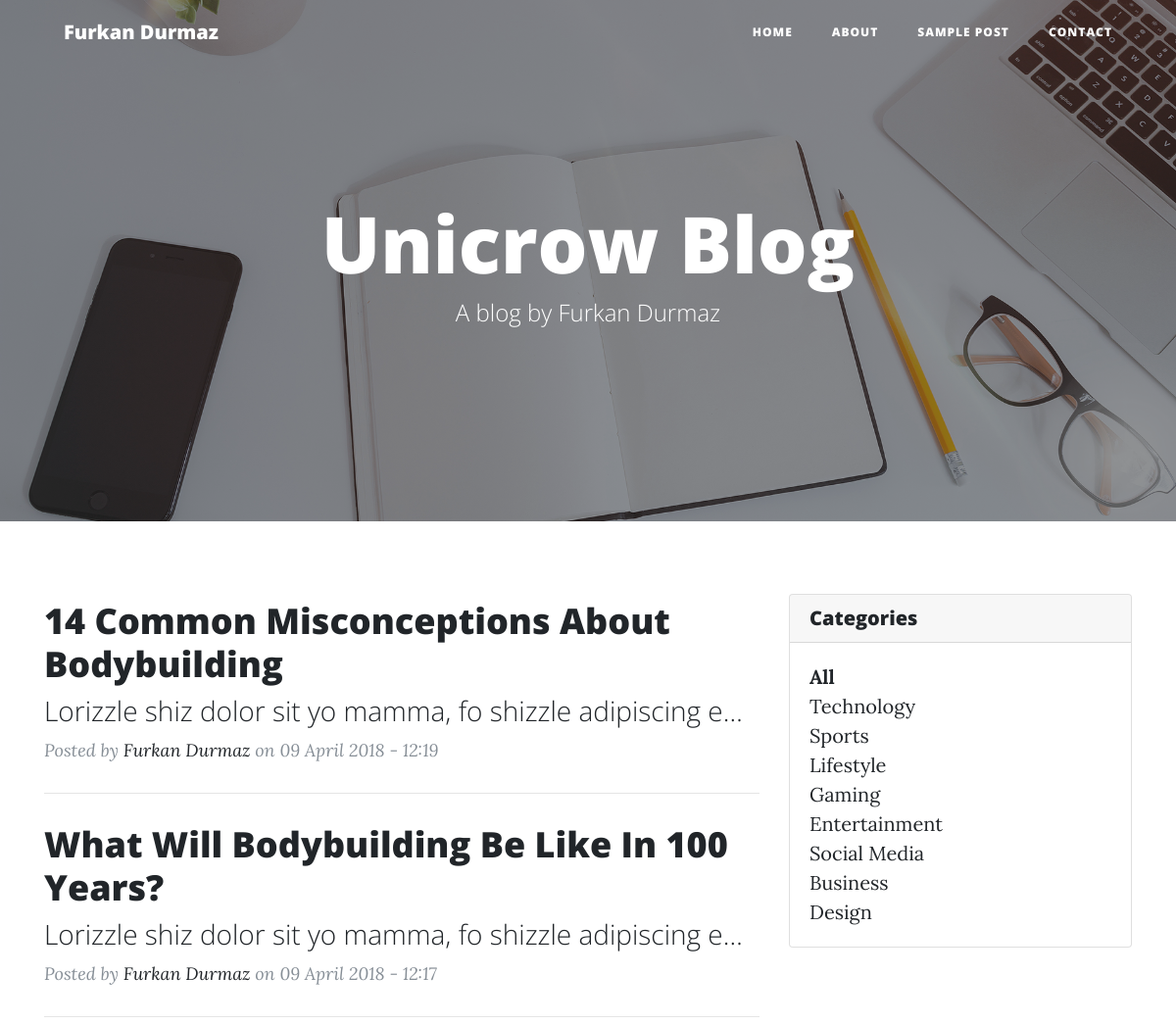
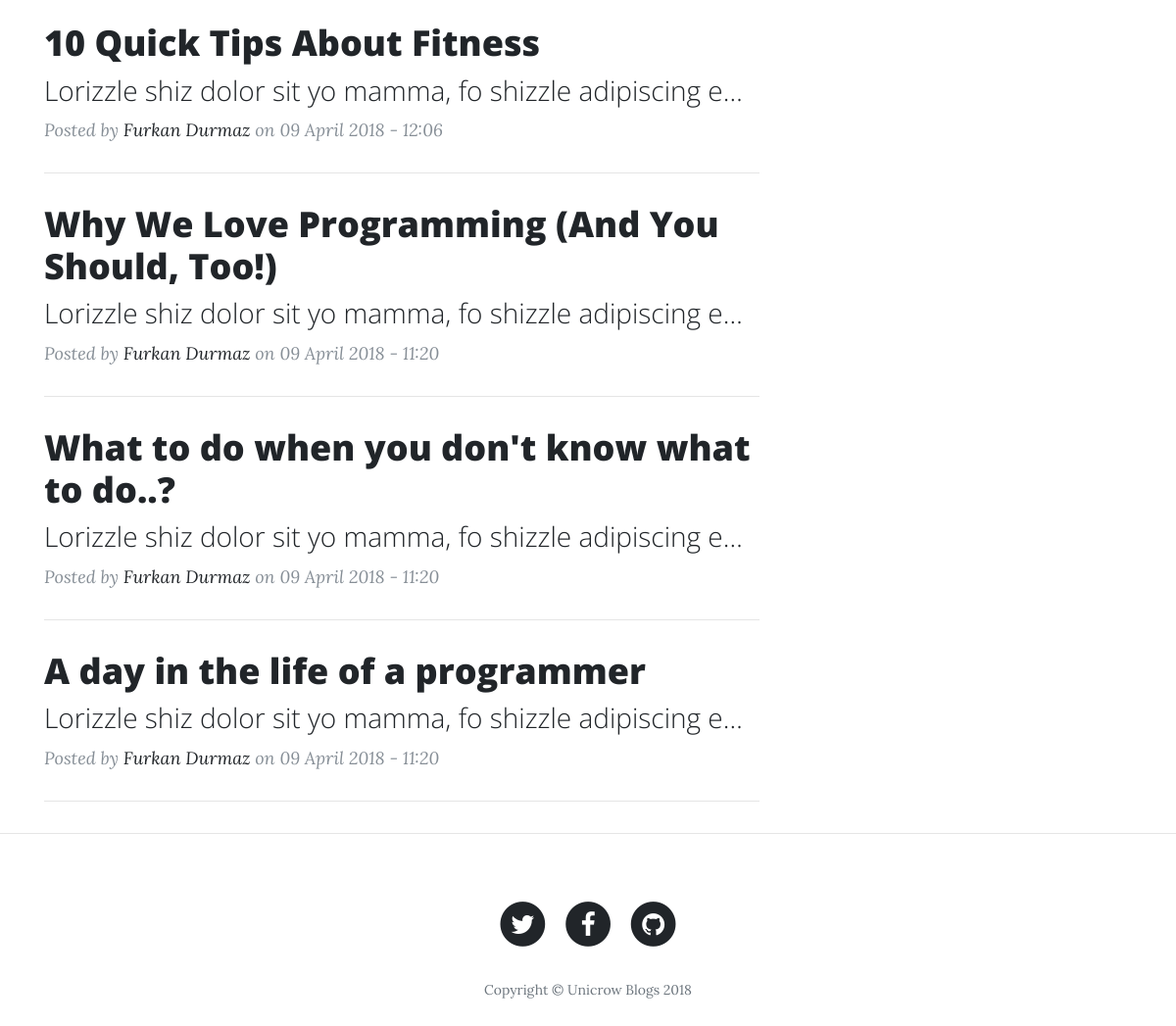
The page / on the database its author committed (2 pictures, top to bottom).
### blogs/models.py (models this page shows, shortened)
class Blog(models.Model):
    title = models.CharField(verbose_name='Title', max_length=250)
    text = models.TextField(verbose_name='Text')
    created_date = models.DateTimeField(verbose_name='Created Date', auto_now_add=True, editable=False)
    updated_date = models.DateTimeField(verbose_name='Updated Date', auto_now=True, editable=False)
    categories = models.ManyToManyField(verbose_name='Category', to='categories.Category', related_name='blogs')
    class Meta:
        verbose_name = 'Blog'
        verbose_name_plural = 'Blogs'

### categories/models.py (models this page shows, shortened)
class Category(models.Model):
    title = models.CharField(verbose_name='Title', max_length=250)
    created_date = models.DateTimeField(verbose_name='Created Date', auto_now_add=True, editable=False)
    updated_date = models.DateTimeField(verbose_name='Updated Date', auto_now=True, editable=False)
    class Meta:
        verbose_name = 'Category'
        verbose_name_plural = 'Categories'

### blogs/views.py (the view)
# urls.py: path('', IndexView.as_view(), name='index'),
class IndexView(TemplateView):
    template_name = 'blogs/index.html'
    def get_context_data(self, **kwargs):
        context = super(IndexView, self).get_context_data(**kwargs)
        category = self.request.GET.get('category', None)
        if category:
            blogs = Blog.objects.filter(categories=category)
        else:
            blogs = Blog.objects.all().order_by('-created_date')
        categories = Category.objects.all()
        context.update({
            'title': 'Blog',
            'blogs': blogs,
            'categories': categories
        })
        return context

### blogs/templates/blogs/index.html (shortened to what this page needs)
{% extends 'blogs/base.html' %}
{% block content %}
    <div class="container">
        <div class="row">
            <div class="col-lg-8 col-md-10 mx-auto">
                {% if blogs %}
                    {% for blog in blogs %}
                        <div class="post-preview">
                            <a href="{% url 'detail' blog.id %}">
                                <h2 class="post-title">
                                    {{ blog.title }}
                                </h2>
                                <h3 class="post-subtitle">
                                    {{ blog.text|truncatechars:58 }}
                                </h3>
                            </a>
                            <p class="post-meta">Posted by
                                <a href="#">Furkan Durmaz</a>
                                on {{ blog.created_date|date:"d F Y - H:i" }}</p>
                        </div>
                        <hr>
                    {% endfor %}
                {% else %}
                    <p>No blogs found.</p>
                {% endif %}
            </div>
            <div class="col-lg-4">
                <div class="card my-4">
                    <h5 class="card-header">Categories</h5>
                    <div class="card-body">
                        <div class="row">
                            <div class="col-lg-6">
                                <a href="/" {% if request.GET.category == null %} class="font-weight-bold"{% endif %}>All</a>
                                {% for category in categories %}
                                    <ul class="list-unstyled mb-0">
                                        <li>
                                            <a href="?category={{ category.id }}"
                                               > {{ category.title }}</a>
                                        </li>
                                    </ul>
                                {% endfor %}
                            </div>
                        </div>
                    </div>
                </div>
            </div>
        </div>
    </div>
{% endblock %}

### blogs/templates/blogs/base.html (shortened to what this page needs)
{% load staticfiles %}
<!DOCTYPE html>
<html lang="en">
<head>
    <link href="../../static/blogs/vendor/bootstrap/css/bootstrap.min.css" rel="stylesheet">
    <link href="../../static/blogs/vendor/font-awesome/css/font-awesome.min.css" rel="stylesheet" type="text/css">
    <link rel="stylesheet" href="https://stackpath.bootstrapcdn.com/bootstrap/4.1.0/css/bootstrap.min.css"
>
    <link href="../../static/blogs/css/clean-blog.min.css" rel="stylesheet">
</head>
<body>
<nav class="navbar navbar-expand-lg navbar-light fixed-top" id="mainNav">
    <div class="container">
        <a class="navbar-brand" href="{% url 'index' %}">Furkan Durmaz</a>
        <div class="collapse navbar-collapse" id="navbarResponsive">
            <ul class="navbar-nav ml-auto">
                <li class="nav-item">
                    <a class="nav-link" href="{% url 'index' %}">Home</a>
                </li>
                <li class="nav-item">
                    <a class="nav-link" href="#">About</a>
                </li>
                <li class="nav-item">
                    <a class="nav-link" href="#">Sample Post</a>
                </li>
                <li class="nav-item">
                    <a class="nav-link" href="#">Contact</a>
                </li>
            </ul>
        </div>
    </div>
</nav>
<header class="masthead" style="background-image: url('../../static/blogs/img/home-bg.jpg')">
    <div class="overlay"></div>
    <div class="container">
        <div class="row">
            <div class="col-lg-8 col-md-10 mx-auto">
                <div class="site-heading">
                    <h1>Unicrow Blog</h1>
                    <span class="subheading">A blog by Furkan Durmaz</span>
                </div>
            </div>
        </div>
    </div>
</header>
{% block content %}
{% endblock %}
<hr>
<footer>
    <div class="container">
        <div class="row">
            <div class="col-lg-8 col-md-10 mx-auto">
                <ul class="list-inline text-center">
                    <li class="list-inline-item">
                        <a href="https://twitter.com/furkan_durmazxi" target="_blank">
                  <span class="fa-stack fa-lg">
                    <i class="fa fa-circle fa-stack-2x"></i>
                    <i class="fa fa-twitter fa-stack-1x fa-inverse"></i>
                  </span>
                        </a>
                    </li>
                    <li class="list-inline-item">
                        <a href="https://www.facebook.com/mfurkandurmaz42" target="_blank">
                  <span class="fa-stack fa-lg">
                    <i class="fa fa-circle fa-stack-2x"></i>
                    <i class="fa fa-facebook fa-stack-1x fa-inverse"></i>
                  </span>
                        </a>
                    </li>
                    <li class="list-inline-item">
                        <a href="https://github.com/fdurmaz" target="_blank">
                  <span class="fa-stack fa-lg">
                    <i class="fa fa-circle fa-stack-2x"></i>
                    <i class="fa fa-github fa-stack-1x fa-inverse"></i>
                  </span>
                        </a>
                    </li>
                </ul>
                <p class="copyright text-muted">Copyright &copy; Unicrow Blogs 2018</p>
            </div>
        </div>
    </div>
</footer>
</body>
</html>

### rows shown on the page
Blog: title "14 Common Misconceptions About Bodybuilding", text "Lorizzle shiz dolor sit yo mamma, fo shizzle adipiscing e…", created_date "09 April 2018 - 12:19"
Blog: title "What Will Bodybuilding Be Like In 100 Years?", text "Lorizzle shiz dolor sit yo mamma, fo shizzle adipiscing e…", created_date "09 April 2018 - 12:17"
Blog: title "10 Quick Tips About Fitness", text "Lorizzle shiz dolor sit yo mamma, fo shizzle adipiscing e…", created_date "09 April 2018 - 12:06"
Blog: title "Why We Love Programming (And You Should, Too!)", text "Lorizzle shiz dolor sit yo mamma, fo shizzle adipiscing e…", created_date "09 April 2018 - 11:20"
Blog: title "What to do when you don't know what to do..?", text "Lorizzle shiz dolor sit yo mamma, fo shizzle adipiscing e…", created_date "09 April 2018 - 11:20"
Blog: title "A day in the life of a programmer", text "Lorizzle shiz dolor sit yo mamma, fo shizzle adipiscing e…", created_date "09 April 2018 - 11:20"
Category: title "Technology"
Category: title "Sports"
Category: title "Lifestyle"
Category: title "Gaming"
Category: title "Entertainment"
Category: title "Social Media"
Category: title "Business"
Category: title "Design"
